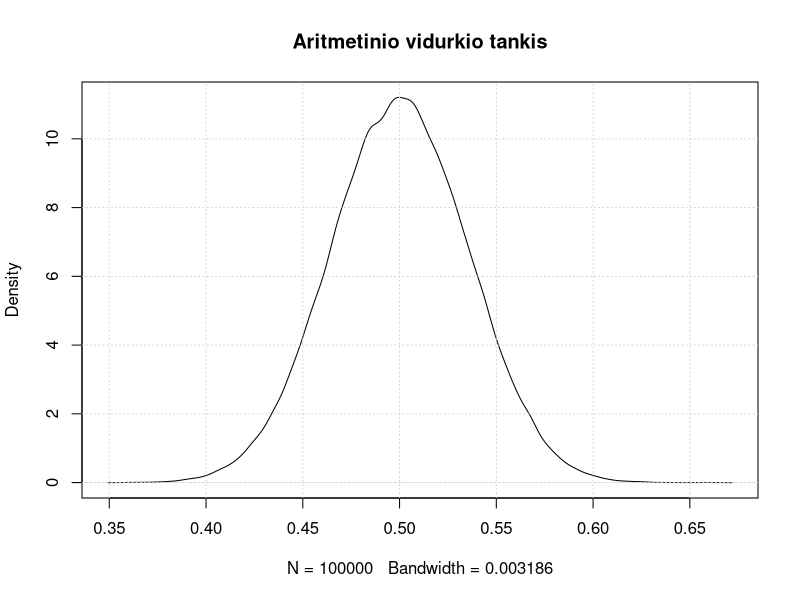

R code for this plot:
## ---- chunk 1
knitr::opts_chunk$set(echo = TRUE)
## ---- chunk 2
n <- 100
m <- 100000

vid <- replicate(m, mean(rbeta(n, 0.5, 0.5)))

plot(density(vid), main="Aritmetinio vidurkio tankis")
grid()
